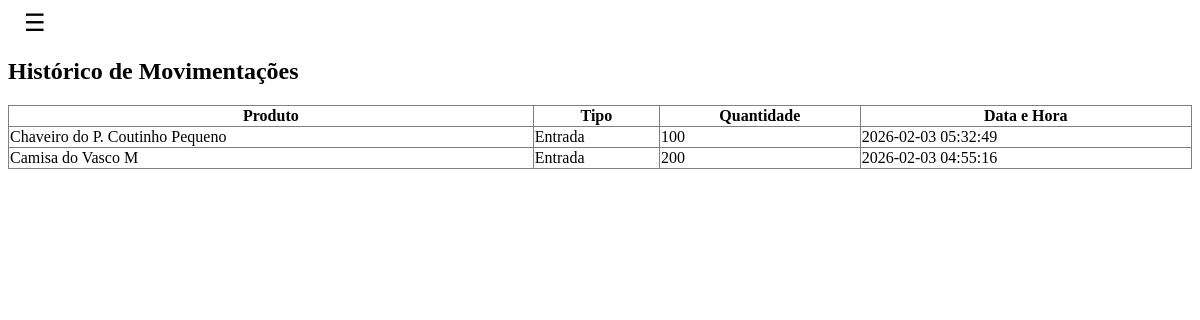
/historico_movimentacoes, run on an earlier commit of the app's database.
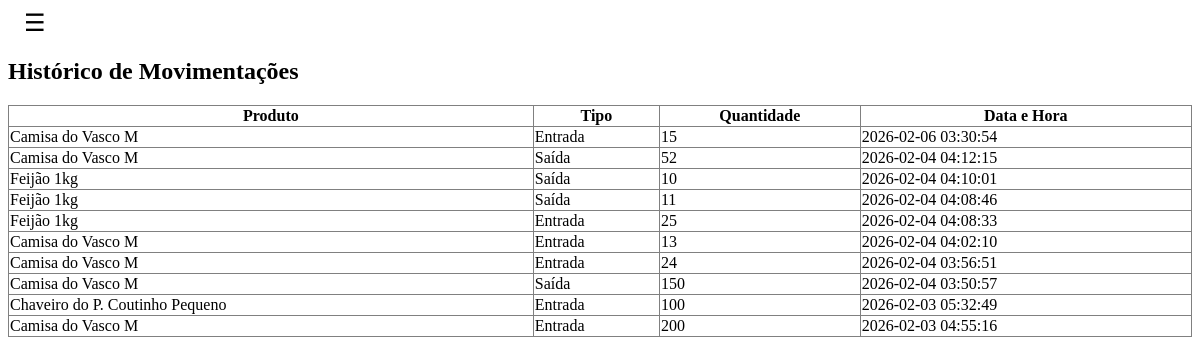
And on a later commit of the database.
### tables this page shows
CREATE TABLE movimentacoes (
    id INTEGER PRIMARY KEY AUTOINCREMENT,
    produto_id INTEGER NOT NULL,
    tipo TEXT NOT NULL,
    quantidade INTEGER NOT NULL,
    data DATETIME DEFAULT CURRENT_TIMESTAMP,
    usuario_id INTEGER NOT NULL,
    FOREIGN KEY (produto_id) REFERENCES produtos(id),
    FOREIGN KEY (usuario_id) REFERENCES usuarios(id)
);

CREATE TABLE produtos (
    id INTEGER PRIMARY KEY AUTOINCREMENT,
    nome TEXT NOT NULL,
    codigo TEXT UNIQUE NOT NULL,
    categoria TEXT,
    quantidade INTEGER NOT NULL DEFAULT 0,
    estoque_minimo INTEGER NOT NULL,
    preco_custo REAL,
    preco_venda REAL
);

### app.py (the view)
@app.route("/historico_movimentacoes")
def historico_movimentacoes():
    conn = get_db_connection()
    cursor = conn.cursor()
    cursor.execute("""
        SELECT m.id, p.nome, m.tipo, m.quantidade, m.data AS data_hora
        FROM movimentacoes m
        JOIN produtos p ON m.produto_id = p.id
        ORDER BY m.data DESC
    """)
    movimentacoes = cursor.fetchall()
    conn.close()
    return render_template("historico_movimentacoes.html", movimentacoes=movimentacoes)

### app.py (called while the page is built)
def get_db_connection():
  conn = sqlite3.connect('estoque.db')
  conn.row_factory = sqlite3.Row
  return conn

### templates/historico_movimentacoes.html (shortened to what this page needs)
<link rel="stylesheet" href="{{ url_for('static', filename='historico_mov.css') }}">
<div class="navbar">
  <button onclick="menu.hidden^=1"> ☰ </button>
</div>
<h2>Histórico de Movimentações</h2>
<table border="1">
  <tr>
    <th>Produto</th>
    <th>Tipo</th>
    <th>Quantidade</th>
    <th>Data e Hora</th>
  </tr>
  {% for movimentacao in movimentacoes %}
  <tr>
    <td>{{ movimentacao["nome"] }}</td>
    <td>
      {% if movimentacao["tipo"] == "saida" %}
      Saída
      {% else %}
      Entrada
      {% endif %}
    </td>
    <td>{{ movimentacao["quantidade"] }}</td>
    <td>{{ movimentacao["data_hora"] }}</td>
  </tr>
  {% endfor %}
</table>

What changed in the data, as far as the page shows it:
added movimentacoes: nome "Camisa do Vasco M", tipo "Entrada", quantidade "15", data_hora "2026-02-06 03:30:54"
added movimentacoes: nome "Camisa do Vasco M", tipo "Saída", quantidade "52", data_hora "2026-02-04 04:12:15"
added movimentacoes: nome "Feijão 1kg", tipo "Saída", quantidade "10", data_hora "2026-02-04 04:10:01"
added movimentacoes: nome "Feijão 1kg", tipo "Saída", quantidade "11", data_hora "2026-02-04 04:08:46"
added movimentacoes: nome "Feijão 1kg", tipo "Entrada", quantidade "25", data_hora "2026-02-04 04:08:33"
added movimentacoes: nome "Camisa do Vasco M", tipo "Entrada", quantidade "13", data_hora "2026-02-04 04:02:10"
added movimentacoes: nome "Camisa do Vasco M", tipo "Entrada", quantidade "24", data_hora "2026-02-04 03:56:51"
added movimentacoes: nome "Camisa do Vasco M", tipo "Saída", quantidade "150", data_hora "2026-02-04 03:50:57"
